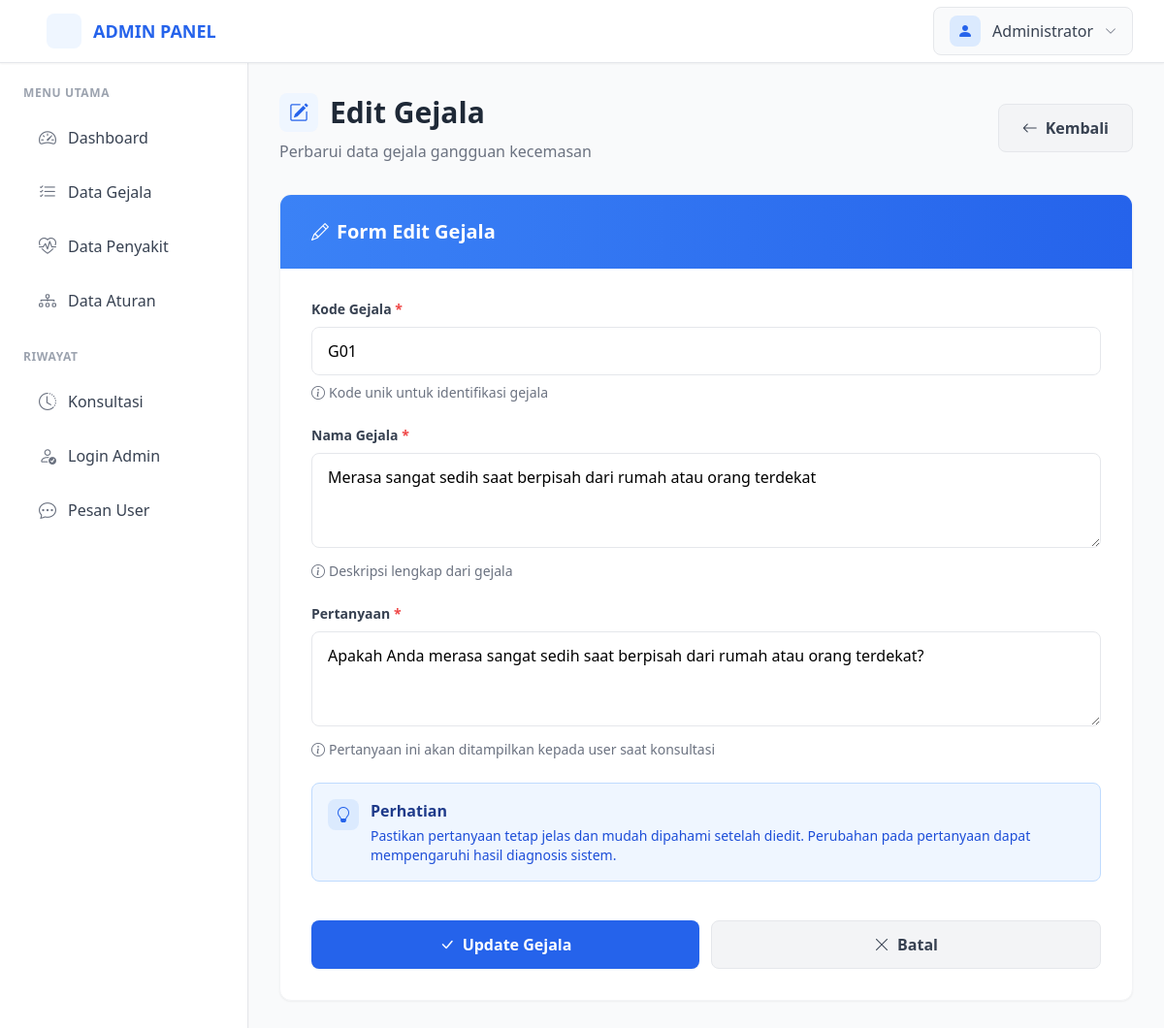
The page /gejala/edit/1 (signed in) on the database as committed earlier.
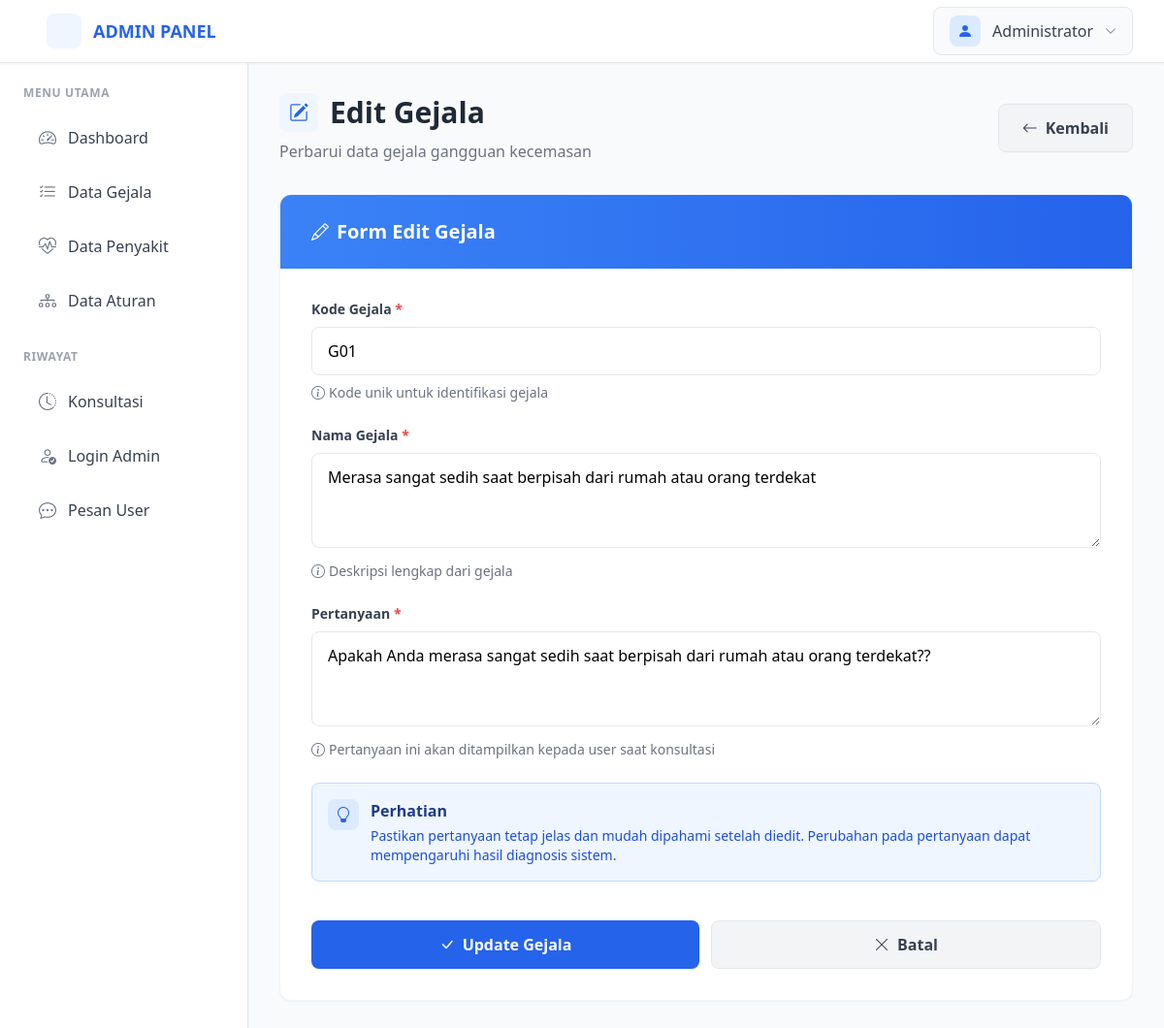
The same page on the database as committed later.
### models/models.py (models this page shows)
class Gejala(db.Model):
    __tablename__ = 'gejala'
    id = db.Column(db.Integer, primary_key=True)
    kode_gejala = db.Column(db.String(10), unique=True, nullable=False)
    nama_gejala = db.Column(db.Text, nullable=False)
    pertanyaan = db.Column(db.Text, nullable=False)
    created_at = db.Column(db.DateTime, default=datetime.utcnow)
    aturan = db.relationship('Aturan', backref='gejala', lazy=True, cascade='all, delete-orphan')

### routes/gejala.py (the view, shortened to what this page needs)
@gejala_bp.route('/edit/<int:id>', methods=['GET', 'POST'])
@login_required
def edit(id):
    gejala = Gejala.query.get_or_404(id)
    return render_template('gejala/edit.html', gejala=gejala)

### templates/gejala/edit.html (shortened to what the changed rows need)
{% extends 'base.html' %}
{% block content %}
<div class="mb-6 sm:mb-8 flex flex-col sm:flex-row sm:items-center sm:justify-between gap-4 animate-fade-in">
    <div>
        <h1 class="text-2xl sm:text-3xl font-bold text-gray-800 flex items-center space-x-2 sm:space-x-3">
            <div class="w-9 h-9 sm:w-10 sm:h-10 bg-blue-50 rounded-lg flex items-center justify-center">
                <i class="bi bi-pencil-square text-blue-600 text-lg sm:text-xl"></i>
            </div>
            <span>Edit Gejala</span>
        </h1>
    </div>
</div>
<div class="bg-white rounded-xl shadow-sm overflow-hidden animate-fade-in border border-gray-100" style="animation-delay: 0.1s;">
    <div class="bg-gradient-to-r from-blue-500 to-blue-600 px-5 sm:px-8 py-4 sm:py-6">
        <h2 class="text-lg sm:text-xl font-semibold text-white flex items-center space-x-2">
            <i class="bi bi-pencil text-base sm:text-lg"></i>
            <span>Form Edit Gejala</span>
        </h2>
    </div>
    <div class="p-5 sm:p-8">
        <form method="POST" action="{{ url_for('gejala.edit', id=gejala.id) }}" class="space-y-5 sm:space-y-6">
            <div>
                <label for="kode_gejala" class="block text-sm font-semibold text-gray-700 mb-2">
                    Kode Gejala <span class="text-red-500">*</span>
                </label>
                <input type="text"
                       class="w-full px-3 sm:px-4 py-2.5 sm:py-3 border border-gray-200 rounded-lg focus:outline-none focus:ring-2 focus:ring-blue-500 focus:border-blue-500 transition-all text-sm sm:text-base"
                       id="kode_gejala"
                       name="kode_gejala"
                       value="{{ gejala.kode_gejala }}"
                       required>
                <p class="mt-2 text-xs sm:text-sm text-gray-500 flex items-center space-x-1">
                    <i class="bi bi-info-circle"></i>
                    <span>Kode unik untuk identifikasi gejala</span>
                </p>
            </div>
            <div>
                <label for="nama_gejala" class="block text-sm font-semibold text-gray-700 mb-2">
                    Nama Gejala <span class="text-red-500">*</span>
                </label>
                <textarea class="w-full px-3 sm:px-4 py-2.5 sm:py-3 border border-gray-200 rounded-lg focus:outline-none focus:ring-2 focus:ring-blue-500 focus:border-blue-500 transition-all text-sm sm:text-base"
                          id="nama_gejala"
                          name="nama_gejala"
                          rows="3"
                          required>{{ gejala.nama_gejala }}</textarea>
                <p class="mt-2 text-xs sm:text-sm text-gray-500 flex items-center space-x-1">
                    <i class="bi bi-info-circle"></i>
                    <span>Deskripsi lengkap dari gejala</span>
                </p>
            </div>
            <div>
                <label for="pertanyaan" class="block text-sm font-semibold text-gray-700 mb-2">
                    Pertanyaan <span class="text-red-500">*</span>
                </label>
                <textarea class="w-full px-3 sm:px-4 py-2.5 sm:py-3 border border-gray-200 rounded-lg focus:outline-none focus:ring-2 focus:ring-blue-500 focus:border-blue-500 transition-all text-sm sm:text-base"
                          id="pertanyaan"
                          name="pertanyaan"
                          rows="3"
                          required>{{ gejala.pertanyaan }}</textarea>
                <p class="mt-2 text-xs sm:text-sm text-gray-500 flex items-center space-x-1">
                    <i class="bi bi-info-circle"></i>
                    <span>Pertanyaan ini akan ditampilkan kepada user saat konsultasi</span>
                </p>
            </div>
        </form>
    </div>
</div>
{% endblock %}

Rows that differ between the two databases and show on the page:
changed Gejala "Merasa sangat sedih saat berpisah dari rumah atau orang terdekat": pertanyaan "Apakah Anda merasa sangat sedih saat berpisah dari rumah atau orang terdekat?" → "Apakah Anda merasa sangat sedih saat berpisah dari rumah atau orang terdekat??"
